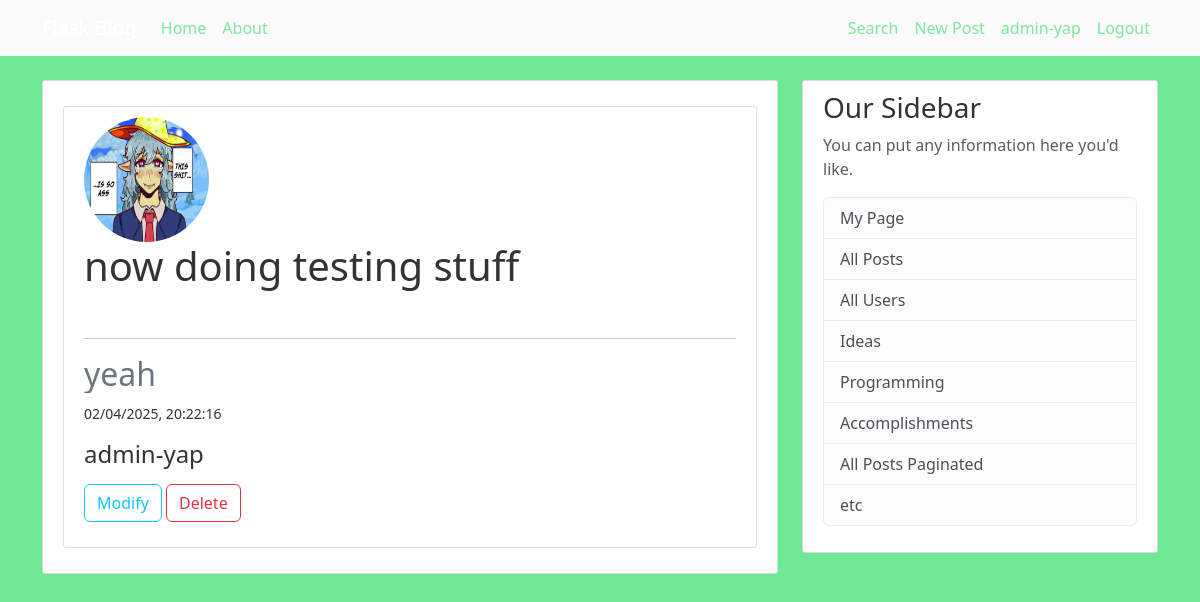
The app's page /post/98 (signed in) with its own data.
### bungee_gum/models.py (models this page shows, shortened)
class User(db.Model, UserMixin):
    id = db.Column(db.Integer, primary_key=True)
    username = db.Column(db.String(20), unique=True, nullable=False)
    email = db.Column(db.String(120), unique=True, nullable=False)
    image_file = db.Column(db.String(20), nullable=False, default="default.jpg")
    password = db.Column(db.String(60), nullable=False)
    posts = db.relationship("Post", backref="author", lazy="subquery")

class Post(db.Model):
    id = db.Column(db.Integer, primary_key=True)
    title = db.Column(db.String(100), nullable=False)
    date_posted = db.Column(db.DateTime, nullable=False, default=lambda: datetime.now(timezone.utc))
    content = db.Column(db.Text, nullable=False)
    user_id = db.Column(db.Integer, db.ForeignKey("user.id"), nullable=False)

### bungee_gum/posts/routes.py (the view)
@posts.route("/post/<int:id>")
def post_view(id):
    post = Post.query.get_or_404(id)
    return render_template("post-view.html", title=post.title, post=post)

### bungee_gum/models.py (called while the page is built)
@login_manager.user_loader
def load_user(user_id):
    return User.query.get(int(user_id))

### bungee_gum/templates/post-view.html (shortened to what this page needs)
{% extends "base.html" %}
{% block body %}
<div class="content-section">
    <div class="content-section">
        <a href="{{ url_for('users.specific_user', id=post.author.id) }}"><img class="rounded-circle account-img" src="{{ url_for('static', filename='profile-pics/' + post.author.image_file)}}"></a>
        <h1 class="account-heading">{{ post.title }}</h1>
        <br><hr>
        <pre class="h2 text-secondary">{{ post.content }}</pre>
        <small class="mute">{{ post.date_posted.strftime('%m/%d/%Y, %H:%M:%S') }}</small>
        <div>
            <a href="{{ url_for('users.specific_user', id=post.author.id) }}" class="text-decoration-none h4">{{ post.author.username }}</a>
        </div>
        <div>
            <a href="{{ url_for('posts.post_modify', id=post.id) }}" class="btn btn-outline-info">Modify</a>
            <button type="button" class="btn btn-outline-danger" data-bs-toggle="modal" data-bs-target="#deleteModal">Delete</button>
        </div>
    </div>
</div>
{% endblock body %}

### bungee_gum/templates/base.html (shortened to what this page needs)
<!DOCTYPE html>
<html>
<head>
    <link href="https://cdn.jsdelivr.net/npm/bootstrap@5.3.3/dist/css/bootstrap.min.css" rel="stylesheet">
    <link rel="stylesheet" href="{{ url_for('static', filename='style.css') }}">
</head>
<body>
<header class="site-header">
  <nav class="navbar navbar-expand-md navbar-dark bg-steel fixed-top">
    <div class="container">
      <a class="navbar-brand mr-4" href="/">Flask Blog</a>
      <div class="collapse navbar-collapse" id="navbarToggle">
        <div class="navbar-nav mr-auto">
          <a class="nav-item nav-link" href="{{ url_for('main.home') }}">Home</a>
          <a class="nav-item nav-link" href="{{ url_for('main.home') }}">About</a>
        </div>
        <div class="navbar-right">
          <div class="navbar-nav">
            <a class="nav-item nav-link" href="{{ url_for('posts.search_route') }}">Search</a>
          {% if current_user.is_authenticated %}
            <a class="nav-item nav-link" href="{{ url_for('posts.post_new') }}">New Post</a>
            <a class="nav-item nav-link" href="{{ url_for('users.specific_user', id=current_user.id) }}">{{ current_user.username }}</a>
            <a class="nav-item nav-link" href="{{ url_for('users.logout') }}">Logout</a>
          {% else %}
            <a class="nav-item nav-link" href="{{ url_for('users.login_admin') }}">admin1</a>
            <a class="nav-item nav-link" href="{{ url_for('users.login') }}">Login</a>
            <a class="nav-item nav-link" href="{{ url_for('users.register') }}">Register</a>
          {% endif %}
          </div>
        </div>
      </div>
    </div>
  </nav>
</header>
    <main role="main" class="container">
      <div class="row">
        <div class="col-md-8">
          {% block body %}{% endblock body %}
        </div>
        <div class="col-md-4">
          <div class="content-section">
            <h3>Our Sidebar</h3>
            <p class='text-muted'>You can put any information here you'd like.
              <ul class="list-group">
                  {% if current_user.is_authenticated %}
                    <li class="list-group-item list-group-item-light">
                    <a class="text-decoration-none h6" href="{{ url_for('users.specific_user', id=current_user.id) }}">My Page</a>
                    </li>
                  {% endif %}
                 <li class="list-group-item list-group-item-light">
                    <a class="text-decoration-none h6" href="{{ url_for('posts.all_posts') }}">All Posts</a>
                 </li>
                 <li class="list-group-item list-group-item-light">
                    <a class="text-decoration-none h6" href="{{ url_for('users.all_users') }}">All Users</a>
                 </li>
                 <li class="list-group-item list-group-item-light">
                    <a class="text-decoration-none h6" href="{{ url_for('posts.post_ideas') }}">Ideas</a>
                 </li>
                 <li class="list-group-item list-group-item-light">
                    <a class="text-decoration-none h6" href="{{ url_for('posts.post_programming') }}">Programming</a>
                 </li>
                 <li class="list-group-item list-group-item-light">
                    <a class="text-decoration-none h6" href="{{ url_for('posts.post_accomplishments') }}">Accomplishments</a>
                 </li>
                 <li class="list-group-item list-group-item-light">
                    <a class="text-decoration-none h6" href="{{ url_for('posts.all_posts_paginated') }}">All Posts Paginated</a>
                 </li>
                 <li class="list-group-item list-group-item-light">etc</li>
              </ul>
            </p>
          </div>
        </div>
      </div>
    </main>
</body>
</html>

### bungee_gum/static/style.css (style rules this page uses)
body { background: #6fe896; color: #333333; margin-top: 5rem; }
.site-header .navbar-nav .nav-link { color: #81e6a1; }
.bg-steel { background-color: #fafafa; }
.content-section { background: #ffffff; padding: 10px 20px; border: 1px solid #dddddd; border-radius: 3px; margin-bottom: 20px; }
.content-section div { margin: 15px 0; }
.navbar-right { margin-right: 0; margin-left: auto; }
.account-img { width: 125px; height: 125px; }
pre { font-family: "Segoe UI", Arial, sans-serif; white-space:pre-wrap; word-wrap:break-word; overflow: hidden; }

### records on screen
User: username "admin-yap", image_file (picture), author.username "admin-yap"
Post: title "now doing testing stuff", content "yeah", date_posted "02/04/2025, 20:22:16"
